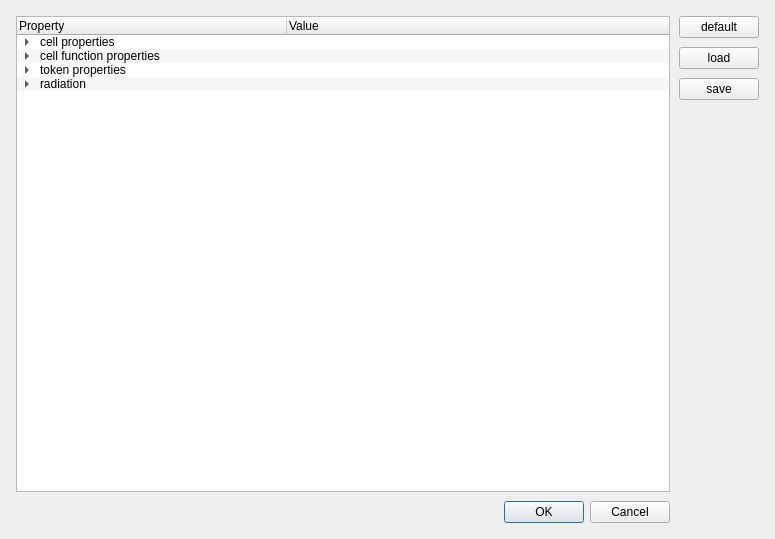
<?xml version="1.0" encoding="UTF-8"?>
<ui version="4.0">
 <class>SimulationParametersDialog</class>
 <widget class="QDialog" name="SimulationParametersDialog">
  <property name="geometry">
   <rect>
    <x>0</x>
    <y>0</y>
    <width>775</width>
    <height>539</height>
   </rect>
  </property>
  <property name="windowTitle">
   <string>Simulation parameters</string>
  </property>
  <layout class="QGridLayout" name="gridLayout">
   <property name="leftMargin">
    <number>16</number>
   </property>
   <property name="topMargin">
    <number>16</number>
   </property>
   <property name="rightMargin">
    <number>16</number>
   </property>
   <property name="bottomMargin">
    <number>16</number>
   </property>
   <property name="spacing">
    <number>9</number>
   </property>
   <item row="7" column="2">
    <widget class="QDialogButtonBox" name="buttonBox">
     <property name="locale">
      <locale language="English" country="UnitedStates"/>
     </property>
     <property name="orientation">
      <enum>Qt::Horizontal</enum>
     </property>
     <property name="standardButtons">
      <set>QDialogButtonBox::Cancel|QDialogButtonBox::Ok</set>
     </property>
    </widget>
   </item>
   <item row="0" column="0" rowspan="6" colspan="3">
    <widget class="QTreeWidget" name="treeWidget">
     <property name="alternatingRowColors">
      <bool>true</bool>
     </property>
     <attribute name="headerDefaultSectionSize">
      <number>270</number>
     </attribute>
     <attribute name="headerHighlightSections">
      <bool>false</bool>
     </attribute>
     <attribute name="headerStretchLastSection">
      <bool>true</bool>
     </attribute>
     <column>
      <property name="text">
       <string>Property</string>
      </property>
     </column>
     <column>
      <property name="text">
       <string>Value</string>
      </property>
     </column>
     <item>
      <property name="text">
       <string>cell properties</string>
      </property>
      <item>
       <property name="text">
        <string>min token usages</string>
       </property>
       <property name="flags">
        <set>ItemIsSelectable|ItemIsEditable|ItemIsDragEnabled|ItemIsUserCheckable|ItemIsEnabled</set>
       </property>
      </item>
      <item>
       <property name="text">
        <string>token usage decay probability</string>
       </property>
       <property name="flags">
        <set>ItemIsSelectable|ItemIsEditable|ItemIsDragEnabled|ItemIsUserCheckable|ItemIsEnabled</set>
       </property>
      </item>
      <item>
       <property name="text">
        <string>min distance</string>
       </property>
       <property name="flags">
        <set>ItemIsSelectable|ItemIsEditable|ItemIsDragEnabled|ItemIsUserCheckable|ItemIsEnabled</set>
       </property>
      </item>
      <item>
       <property name="text">
        <string>max distance</string>
       </property>
       <property name="flags">
        <set>ItemIsSelectable|ItemIsEditable|ItemIsDragEnabled|ItemIsUserCheckable|ItemIsEnabled</set>
       </property>
      </item>
      <item>
       <property name="text">
        <string>max force</string>
       </property>
       <property name="flags">
        <set>ItemIsSelectable|ItemIsEditable|ItemIsDragEnabled|ItemIsUserCheckable|ItemIsEnabled</set>
       </property>
      </item>
      <item>
       <property name="text">
        <string>max force decay probability</string>
       </property>
       <property name="flags">
        <set>ItemIsSelectable|ItemIsEditable|ItemIsDragEnabled|ItemIsUserCheckable|ItemIsEnabled</set>
       </property>
      </item>
      <item>
       <property name="text">
        <string>max bonds</string>
       </property>
       <property name="flags">
        <set>ItemIsSelectable|ItemIsEditable|ItemIsDragEnabled|ItemIsUserCheckable|ItemIsEnabled</set>
       </property>
      </item>
      <item>
       <property name="text">
        <string>max token</string>
       </property>
       <property name="flags">
        <set>ItemIsSelectable|ItemIsEditable|ItemIsDragEnabled|ItemIsUserCheckable|ItemIsEnabled</set>
       </property>
      </item>
      <item>
       <property name="text">
        <string>max token branch number</string>
       </property>
       <property name="flags">
        <set>ItemIsSelectable|ItemIsEditable|ItemIsDragEnabled|ItemIsUserCheckable|ItemIsEnabled</set>
       </property>
      </item>
      <item>
       <property name="text">
        <string>min energy</string>
       </property>
       <property name="flags">
        <set>ItemIsSelectable|ItemIsEditable|ItemIsDragEnabled|ItemIsUserCheckable|ItemIsEnabled</set>
       </property>
      </item>
      <item>
       <property name="text">
        <string>transformation probability</string>
       </property>
       <property name="flags">
        <set>ItemIsSelectable|ItemIsEditable|ItemIsDragEnabled|ItemIsUserCheckable|ItemIsEnabled</set>
       </property>
      </item>
      <item>
       <property name="text">
        <string>fusion velocity</string>
       </property>
       <property name="flags">
        <set>ItemIsSelectable|ItemIsEditable|ItemIsDragEnabled|ItemIsUserCheckable|ItemIsEnabled</set>
       </property>
      </item>
     </item>
     <item>
      <property name="text">
       <string>cell function properties</string>
      </property>
      <item>
       <property name="text">
        <string>computer</string>
       </property>
       <item>
        <property name="text">
         <string>max instructions</string>
        </property>
        <property name="flags">
         <set>ItemIsSelectable|ItemIsEditable|ItemIsDragEnabled|ItemIsUserCheckable|ItemIsEnabled</set>
        </property>
       </item>
       <item>
        <property name="text">
         <string>memory size</string>
        </property>
        <property name="flags">
         <set>ItemIsSelectable|ItemIsEditable|ItemIsDragEnabled|ItemIsUserCheckable|ItemIsEnabled</set>
        </property>
       </item>
      </item>
      <item>
       <property name="text">
        <string>constructor</string>
       </property>
       <item>
        <property name="text">
         <string>offspring cell energy</string>
        </property>
        <property name="flags">
         <set>ItemIsSelectable|ItemIsEditable|ItemIsDragEnabled|ItemIsUserCheckable|ItemIsEnabled</set>
        </property>
       </item>
       <item>
        <property name="text">
         <string>offspring cell distance</string>
        </property>
        <property name="flags">
         <set>ItemIsSelectable|ItemIsEditable|ItemIsDragEnabled|ItemIsUserCheckable|ItemIsEnabled</set>
        </property>
       </item>
       <item>
        <property name="text">
         <string>offspring token energy</string>
        </property>
        <property name="flags">
         <set>ItemIsSelectable|ItemIsEditable|ItemIsDragEnabled|ItemIsUserCheckable|ItemIsEnabled</set>
        </property>
       </item>
       <item>
        <property name="text">
         <string>token data mutation probability</string>
        </property>
        <property name="flags">
         <set>ItemIsSelectable|ItemIsEditable|ItemIsDragEnabled|ItemIsUserCheckable|ItemIsEnabled</set>
        </property>
       </item>
       <item>
        <property name="text">
         <string>cell data mutation probability</string>
        </property>
        <property name="flags">
         <set>ItemIsSelectable|ItemIsEditable|ItemIsDragEnabled|ItemIsUserCheckable|ItemIsEnabled</set>
        </property>
       </item>
       <item>
        <property name="text">
         <string>cell property mutation probability</string>
        </property>
        <property name="flags">
         <set>ItemIsSelectable|ItemIsEditable|ItemIsDragEnabled|ItemIsUserCheckable|ItemIsEnabled</set>
        </property>
       </item>
       <item>
        <property name="text">
         <string>cell structure mutation probability</string>
        </property>
        <property name="flags">
         <set>ItemIsSelectable|ItemIsEditable|ItemIsDragEnabled|ItemIsUserCheckable|ItemIsEnabled</set>
        </property>
       </item>
      </item>
      <item>
       <property name="text">
        <string>sensor</string>
       </property>
       <item>
        <property name="text">
         <string>range</string>
        </property>
        <property name="flags">
         <set>ItemIsSelectable|ItemIsEditable|ItemIsDragEnabled|ItemIsUserCheckable|ItemIsEnabled</set>
        </property>
       </item>
      </item>
      <item>
       <property name="text">
        <string>weapon</string>
       </property>
       <item>
        <property name="text">
         <string>strength</string>
        </property>
        <property name="flags">
         <set>ItemIsSelectable|ItemIsEditable|ItemIsDragEnabled|ItemIsUserCheckable|ItemIsEnabled</set>
        </property>
       </item>
       <item>
        <property name="text">
         <string>energy cost</string>
        </property>
        <property name="flags">
         <set>ItemIsSelectable|ItemIsEditable|ItemIsDragEnabled|ItemIsUserCheckable|ItemIsEnabled</set>
        </property>
       </item>
      </item>
      <item>
       <property name="text">
        <string>communicator</string>
       </property>
       <item>
        <property name="text">
         <string>range</string>
        </property>
        <property name="flags">
         <set>ItemIsSelectable|ItemIsEditable|ItemIsDragEnabled|ItemIsUserCheckable|ItemIsEnabled</set>
        </property>
       </item>
      </item>
     </item>
     <item>
      <property name="text">
       <string>token properties</string>
      </property>
      <item>
       <property name="text">
        <string>memory size</string>
       </property>
       <property name="flags">
        <set>ItemIsSelectable|ItemIsEditable|ItemIsDragEnabled|ItemIsUserCheckable|ItemIsEnabled</set>
       </property>
      </item>
      <item>
       <property name="text">
        <string>min energy</string>
       </property>
       <property name="flags">
        <set>ItemIsSelectable|ItemIsEditable|ItemIsDragEnabled|ItemIsUserCheckable|ItemIsEnabled</set>
       </property>
      </item>
     </item>
     <item>
      <property name="text">
       <string>radiation</string>
      </property>
      <item>
       <property name="text">
        <string>exponent</string>
       </property>
       <property name="flags">
        <set>ItemIsSelectable|ItemIsEditable|ItemIsDragEnabled|ItemIsUserCheckable|ItemIsEnabled</set>
       </property>
      </item>
      <item>
       <property name="text">
        <string>factor</string>
       </property>
       <property name="flags">
        <set>ItemIsSelectable|ItemIsEditable|ItemIsDragEnabled|ItemIsUserCheckable|ItemIsEnabled</set>
       </property>
      </item>
      <item>
       <property name="text">
        <string>probability</string>
       </property>
       <property name="flags">
        <set>ItemIsSelectable|ItemIsEditable|ItemIsDragEnabled|ItemIsUserCheckable|ItemIsEnabled</set>
       </property>
      </item>
      <item>
       <property name="text">
        <string>velocity multiplier</string>
       </property>
       <property name="flags">
        <set>ItemIsSelectable|ItemIsEditable|ItemIsDragEnabled|ItemIsUserCheckable|ItemIsEnabled</set>
       </property>
      </item>
      <item>
       <property name="text">
        <string>velocity perturbation</string>
       </property>
       <property name="flags">
        <set>ItemIsSelectable|ItemIsEditable|ItemIsDragEnabled|ItemIsUserCheckable|ItemIsEnabled</set>
       </property>
      </item>
     </item>
    </widget>
   </item>
   <item row="0" column="3">
    <widget class="QPushButton" name="defaultButton">
     <property name="text">
      <string>default</string>
     </property>
    </widget>
   </item>
   <item row="1" column="3">
    <widget class="QPushButton" name="loadButton">
     <property name="text">
      <string>load</string>
     </property>
    </widget>
   </item>
   <item row="2" column="3">
    <widget class="QPushButton" name="saveButton">
     <property name="text">
      <string>save</string>
     </property>
    </widget>
   </item>
   <item row="3" column="3" rowspan="3">
    <spacer name="verticalSpacer">
     <property name="orientation">
      <enum>Qt::Vertical</enum>
     </property>
     <property name="sizeHint" stdset="0">
      <size>
       <width>20</width>
       <height>40</height>
      </size>
     </property>
    </spacer>
   </item>
  </layout>
 </widget>
 <resources/>
 <connections>
  <connection>
   <sender>buttonBox</sender>
   <signal>rejected()</signal>
   <receiver>SimulationParametersDialog</receiver>
   <slot>reject()</slot>
   <hints>
    <hint type="sourcelabel">
     <x>350</x>
     <y>522</y>
    </hint>
    <hint type="destinationlabel">
     <x>286</x>
     <y>274</y>
    </hint>
   </hints>
  </connection>
 </connections>
</ui>
